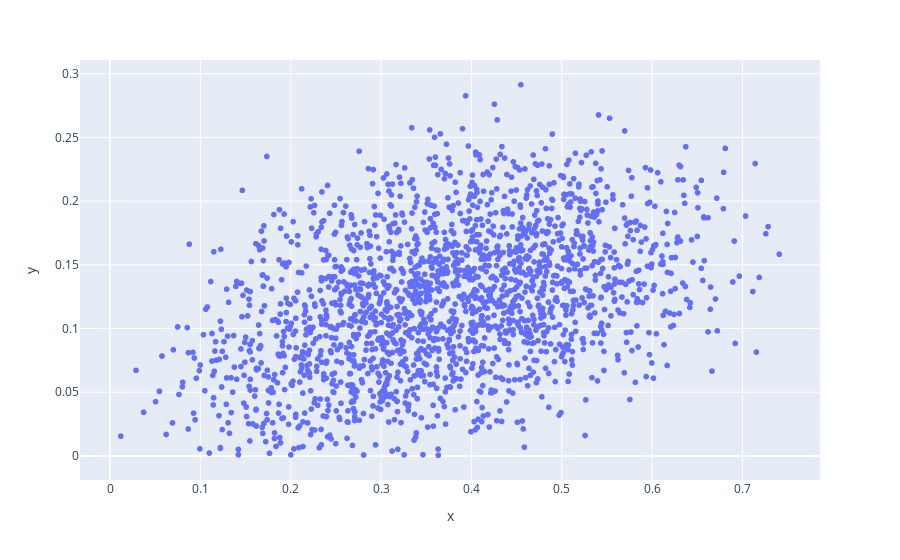

Notebook code cell kept with this figure:
### Code cell
fix = px.scatter(x = nabla_list, y = ens_differnce_list)
fix.show()

### Figure 1 — Plotly figure (JSON) as saved in the notebook; plotly's stock layout.template omitted (floating-point values rounded to 4 significant figures; data arrays with more than 128 entries replaced by an {"elided": "..."} marker saying what was removed)
{"data": [{"hovertemplate": "x=%{x}<br>y=%{y}<extra></extra>", "legendgroup": "", "marker": {"color": "#636efa", "symbol": "circle"}, "mode": "markers", "name": "", "showlegend": false, "type": "scattergl", "x": {"elided": "2000 float values"}, "xaxis": "x", "y": {"elided": "2000 float values"}, "yaxis": "y"}], "layout": {"legend": {"tracegroupgap": 0}, "margin": {"t": 60}, "xaxis": {"anchor": "y", "domain": [0, 1], "title": {"text": "x"}}, "yaxis": {"anchor": "x", "domain": [0, 1], "title": {"text": "y"}}}}
